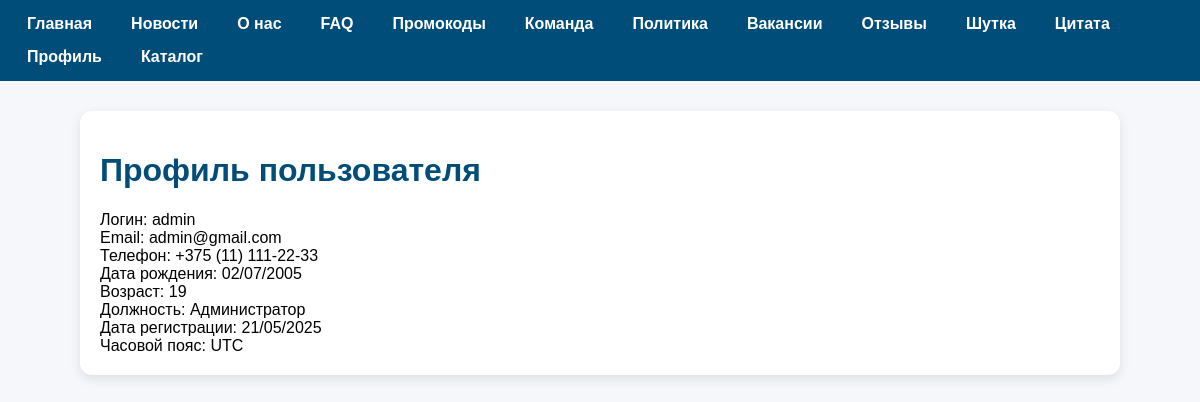
Before: /users/profile/admin/ with the older database file.
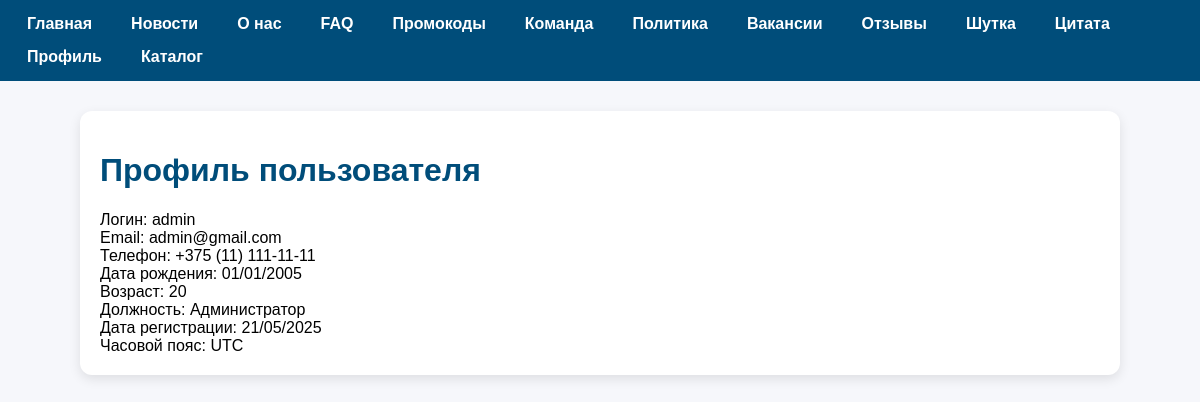
After: the same page with the newer database file.
### users/models.py (models this page shows, shortened)
class User(AbstractUser):
    phone = models.CharField(
        max_length=20,
        validators=[phone_validator],
        blank=True,
        help_text="+375 (ZZ) XXX-XX-XX",
        unique=True,
        error_messages={'unique': "Пользователь с таким номером уже существует."}
    )
    date_of_birth = models.DateField(blank=True, null=True, help_text="ДД/ММ/ГГГГ")
    email = models.EmailField(verbose_name="Email", unique=True,
        error_messages={'unique': "Пользователь с таким email уже существует."}
    )
    TIMEZONE_CHOICES = [(tz, tz) for tz in common_timezones]
    timezone = models.CharField(
        max_length=50,
        choices=TIMEZONE_CHOICES,
        default='UTC',
        verbose_name="Часовой пояс"
    )
    position = models.CharField(
        max_length=100, blank=True, choices=Position.choices, default=Position.CLIENT, verbose_name="Роль"
    )
    hire_date = models.DateField(blank=True, null=True, verbose_name="Дата найма")
    @property
    def age(self):
        if not self.date_of_birth:
            return 0
        today = date.today()
        return today.year - self.date_of_birth.year - (
            (today.month, today.day) < (self.date_of_birth.month, self.date_of_birth.day)
        )
    groups = models.ManyToManyField(
        Group,
        verbose_name="Группы",
        blank=True,
        help_text="Группы, к которым принадлежит пользователь",
        related_name="custom_user_groups",  # Уникальное имя
        related_query_name="user",
    )
    user_permissions = models.ManyToManyField(
        Permission,
        verbose_name="Права пользователя",
        blank=True,
        help_text="Специальные права для пользователя",
        related_name="custom_user_permissions",  # Уникальное имя
        related_query_name="user",
    )
    position = models.CharField(max_length=100, blank=True, choices=Position.choices, default=Position.CLIENT)
    hire_date = models.DateField(default=utils.timezone.now, blank=True, null=True)

### users/views.py (the view)
# urls.py: re_path(r'profile/(?P<name>[\w-]+)/$', user_profile, name='user_profile'),
def user_profile(request, name):
    user = get_object_or_404(User, username=name)
    return render(request, 'users/user_profile.html', context={'user': user})

### users/templatetags/user_tags.py (called while the page is built)
@register.filter
def is_admin(user):
    if not user.is_authenticated:
        return False
    return user.position == Position.ADMIN.value

### users/templates/users/user_profile.html
{% extends 'base.html' %}
{% block content %}
<div>
    <h1>Профиль пользователя</h1>
    <div>
        <div>
            <span>Логин:</span>
            <span>{{ user.username }}</span>
        </div>
        <div class="detail-item">
            <span>Email:</span>
            <span>{{ user.email }}</span>
        </div>
        <div class="detail-item">
            <span>Телефон:</span>
            <span>{{ user.phone|default:"не указан" }}</span>
        </div>
        <div class="detail-item">
            <span>Дата рождения:</span>
            <span>{{ user.date_of_birth|date:"d/m/Y" }}</span>
        </div>
        <div class="detail-item">
            <span>Возраст:</span>
            <span>{{ user.age }}</span>
        </div>
        <div class="detail-item">
            <span>Должность:</span>
            <span>{{ user.get_position_display }}</span>
        </div>
        <div class="detail-item">
            <span>Дата регистрации:</span>
            <span>{{ user.hire_date|date:"d/m/Y" }}</span>
        </div>
        <div class="detail-item">
            <span>Часовой пояс:</span>
            <span>{{ user.timezone }}</span>
        </div>
    </div>
</div>
{% endblock %}

Changed rows visible on the page:
changed User "admin": phone "+375 (11) 111-22-33" → "+375 (11) 111-11-11"; date_of_birth "02/07/2005" → "01/01/2005"; age "19" → "20"
